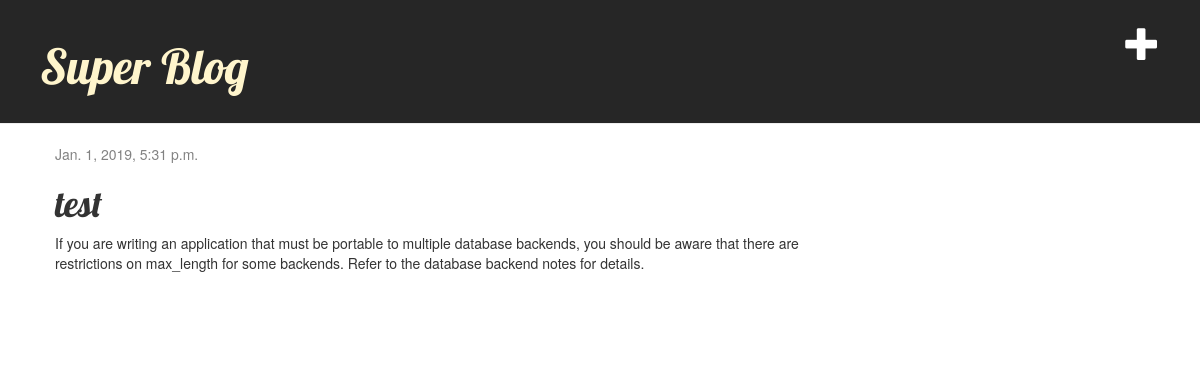
/post/1/, run on an earlier commit of the app's database.
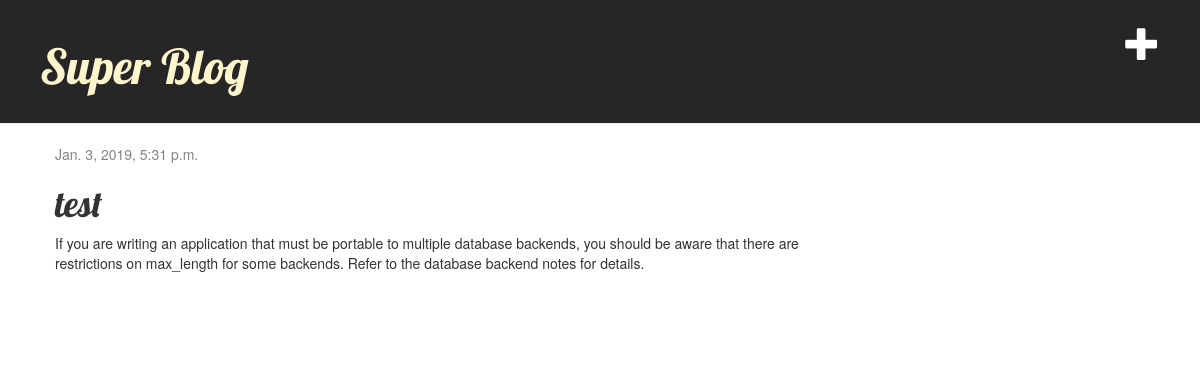
And on a later commit of the database.
### blog/models.py (models this page shows, shortened)
class Post(models.Model):
    author = models.ForeignKey('auth.User', on_delete=models.CASCADE)
    title = models.CharField(max_length=200)
    text = models.TextField()
    created_date = models.DateTimeField(
            default=timezone.now)
    published_date = models.DateTimeField(
            blank=True, null=True)

### blog/views.py (the view)
# urls.py: url(r'^post/(?P<pk>\d+)/$', views.post_detail, name='post_detail'),
def post_detail(request, pk):
    post = get_object_or_404(Post, pk=pk)
    return render(request, 'blog/post_detail.html', {'post': post})

### templates/blog/post_detail.html
{% extends 'blog/base.html' %}
{% block content %}
    <div class="post">
        {% if post.published_date %}
            <div class="date">
                {{ post.published_date }}
            </div>
        {% endif %}
        <h1>{{ post.title }}</h1>
        <p class="post_text">{{ post.text|linebreaksbr }}</p>
    </div>
{% endblock %}

What changed in the data, as far as the page shows it:
changed Post "test": published_date "Jan. 1, 2019, 5:31 p.m." → "Jan. 3, 2019, 5:31 p.m."
